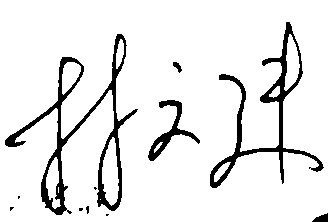
#> input picture test_cleaned_display.png, 328 x 222 px
$ python -i auto_crop.py   (imports and definitions only)
#> lines starting #> are read from the running program, lines starting #| are printed output that depends on the picture; after the words box and inside, x2 and y2 are one past the last pixel; in counts of white or black regions, pixels touching at a corner belong together
"""自动裁剪与标准化预处理

目标: 提高对手工裁剪差异的鲁棒性，尽量对齐签名主笔迹区域，减少空白比例差异带来的嵌入偏移。

核心步骤:
1. 灰度 & 去噪 (可选的轻量模糊)
2. 自适应/OTSU 二值化
3. 形态学处理 (开/闭运算) 连接断裂、移除椒盐噪点
4. 寻找笔迹前景连通域，按面积过滤，合并有效区域外接矩形
5. 对裁剪结果按长边缩放到 target_long_side，并在固定画布(canvas_size)上做“等比例 + 居中 + 留边”放置
6. 输出与原 normalize + crop + resize 流程尺寸一致的 (150,220) 输入大小

设计原则:
- 不改变最终网络输入尺寸
- 失败时回退原始图像，让上层逻辑可继续
- 保持纯 numpy / cv2，避免引入重库
"""
from __future__ import annotations
import cv2
import numpy as np
from typing import Tuple, Optional

# 最终网络输入尺寸 (H,W)
FINAL_SIZE = (150, 220)
CANVAS_SIZE = (952, 1360)  # 与原 normalize 一致 (H,W)

def _foreground_mask(img: np.ndarray) -> np.ndarray:
    """生成签名前景掩膜 (前景=255, 背景=0)。
    使用 OTSU + 自适应阈值兜底，并叠加形态学操作增强笔画连贯性。
    """
    if img.dtype != np.uint8:
        img = img.astype(np.uint8)

    blurred = cv2.GaussianBlur(img, (5, 5), 0)
    try:
        _, mask = cv2.threshold(blurred, 0, 255, cv2.THRESH_BINARY_INV + cv2.THRESH_OTSU)
    except Exception:
        mask = None
    if mask is None or mask.mean() in (0, 255):
        mask = cv2.adaptiveThreshold(
            blurred, 255,
            cv2.ADAPTIVE_THRESH_GAUSSIAN_C,
            cv2.THRESH_BINARY_INV,
            25, 5
        )

    kernel_close = cv2.getStructuringElement(cv2.MORPH_ELLIPSE, (5, 5))
    mask = cv2.morphologyEx(mask, cv2.MORPH_CLOSE, kernel_close, iterations=2)
    kernel_dilate = cv2.getStructuringElement(cv2.MORPH_ELLIPSE, (3, 3))
    mask = cv2.dilate(mask, kernel_dilate, iterations=1)
    return mask

def clean_signature_conservative(binary: np.ndarray) -> np.ndarray:
    """保守清洁模式 - 适合中文签名

    只删除明显的杂质，保护所有可能是签名笔画的部分。

    策略：
    1. 只删除极小噪点 (< 5像素)
    2. 保护中心区域的所有笔画
    3. 允许大长宽比 (长横、长竖)
    4. 基于密度过滤孤立杂质

    Args:
        binary: 二值图像，前景=255，背景=0

    Returns:
        清洁后的二值图像
    """
    if binary.size == 0:
        return binary

    # 连通域分析
    num_labels, labels, stats, centroids = cv2.connectedComponentsWithStats(binary, connectivity=8)

    if num_labels <= 1:  # 只有背景
        return binary

    h, w = binary.shape

    # 第1步：计算签名主体中心（用于密度过滤）
    valid_centers = []
    valid_areas = []
    for i in range(1, num_labels):
        area = stats[i, cv2.CC_STAT_AREA]
        if area >= 5:  # 只考虑非极小噪点
            valid_centers.append(centroids[i])
            valid_areas.append(area)

    if not valid_centers:
        return binary

    # 加权质心（大笔画权重更高）
    valid_centers = np.array(valid_centers)
    valid_areas = np.array(valid_areas)
    weights = valid_areas / valid_areas.sum()
    main_center = np.average(valid_centers, axis=0, weights=weights)

    # 计算密集区域半径（包含85%的笔画）
    distances = np.linalg.norm(valid_centers - main_center, axis=1)
    if len(distances) > 0:
        radius = np.percentile(distances, 85)
    else:
        radius = max(h, w)

    # 第2步：智能过滤
    mask = np.zeros_like(binary)

    for i in range(1, num_labels):
        area = stats[i, cv2.CC_STAT_AREA]
        width = stats[i, cv2.CC_STAT_WIDTH]
        height = stats[i, cv2.CC_STAT_HEIGHT]
        x = stats[i, cv2.CC_STAT_LEFT]
        y = stats[i, cv2.CC_STAT_TOP]

        # 距离主体中心的距离
        distance_to_center = np.linalg.norm(centroids[i] - main_center)

        # 过滤规则（保守策略）

        # a) 删除极小噪点
        if area < 5:
            continue

        # b) 删除极大背景块
        if area > h * w * 0.7:
            continue

        # c) 长宽比过滤（允许到30，保护长横竖）
        aspect_ratio = max(width, height) / (min(width, height) + 1e-5)
        if aspect_ratio > 30:
            # 但如果在中心区域，可能是签名的一部分
            center_x = x + width / 2
            center_y = y + height / 2
            if not (0.2 * w < center_x < 0.8 * w and 0.2 * h < center_y < 0.8 * h):
                continue

        # d) 密度过滤：远离主体且很小的是杂质
        if distance_to_center > radius * 1.8 and area < 30:
            continue

        # e) 边缘小块过滤
        margin = 3
        at_edge = (x < margin or y < margin or
                   x + width > w - margin or y + height > h - margin)
        if at_edge and area < 30:
            continue

        # 保留这个连通域
        mask[labels == i] = 255

    return mask

def clean_signature_with_morph(gray: np.ndarray, mode='conservative') -> np.ndarray:
    """完整的签名清洁流程

    Args:
        gray: 灰度图像（背景亮，签名暗）
        mode: 'conservative' (中文) 或 'aggressive' (英文)

    Returns:
        清洁后的二值图像（前景255，背景0）
    """
    if gray.dtype != np.uint8:
        gray = gray.astype(np.uint8)

    # 策略：使用保守的固定阈值，只保留明显的签名笔画
    # 设置阈值为120，只保留较暗的部分（真正的笔画）
    # 这样可以避免把灰色过渡区也当作前景
    threshold = 120

    # 简单阈值二值化
    _, binary = cv2.threshold(gray, threshold, 255, cv2.THRESH_BINARY_INV)

    if mode == 'conservative':
        # 温和去噪（去除小噪点）
        kernel_tiny = cv2.getStructuringElement(cv2.MORPH_ELLIPSE, (2, 2))
        binary = cv2.morphologyEx(binary, cv2.MORPH_OPEN, kernel_tiny, iterations=1)

        # 保守清洁（去除离散杂质）
        cleaned = clean_signature_conservative(binary)

    else:  # aggressive
        # 更强的形态学处理
        kernel_small = cv2.getStructuringElement(cv2.MORPH_ELLIPSE, (3, 3))
        binary = cv2.morphologyEx(binary, cv2.MORPH_OPEN, kernel_small, iterations=1)

        # 清洁
        cleaned = clean_signature_conservative(binary)

    return cleaned

def _largest_foreground_bbox(mask: np.ndarray, min_area_ratio: float = 0.0002) -> Optional[Tuple[int,int,int,int]]:
    """寻找前景连通域外接矩形 (合并所有满足面积要求的区域).
    返回 (y_min, y_max, x_min, x_max) 或 None
    """
    # 掩膜本身前景为白色(255)
    contours, _ = cv2.findContours(mask, cv2.RETR_EXTERNAL, cv2.CHAIN_APPROX_SIMPLE)
    if not contours:
        return None
    h, w = mask.shape
    min_area = h * w * min_area_ratio
    ys = []
    xs = []
    for cnt in contours:
        x, y, cw, ch = cv2.boundingRect(cnt)
        area = cw * ch
        if area < min_area:
            continue
        ys.extend([y, y+ch])
        xs.extend([x, x+cw])
    if not ys or not xs:
        return None
    y_min, y_max = min(ys), max(ys)
    x_min, x_max = min(xs), max(xs)
    return (y_min, y_max, x_min, x_max)

def auto_align_signature(gray: np.ndarray, target_canvas=CANVAS_SIZE, final_size=FINAL_SIZE,
                         margin_ratio: float = 0.15, max_scale: float = 8.0) -> Optional[np.ndarray]:
    """自动裁剪 + 居中标准化.

    margin_ratio: 额外留白边界比例，减少裁剪过紧导致的笔迹差异放大。
    返回 final_size 尺寸 (H,W) 的 uint8 图像，失败返回 None。
    """
    try:
        if gray.ndim == 3:
            gray = cv2.cvtColor(gray, cv2.COLOR_BGR2GRAY)
        mask = _foreground_mask(gray)
        bbox = _largest_foreground_bbox(mask)
        if bbox is None:
            return None
        y0,y1,x0,x1 = bbox
        # 加 margin
        h, w = gray.shape
        margin_y = int((y1 - y0) * margin_ratio)
        margin_x = int((x1 - x0) * margin_ratio)
        y0 = max(0, y0 - margin_y)
        y1 = min(h, y1 + margin_y)
        x0 = max(0, x0 - margin_x)
        x1 = min(w, x1 + margin_x)
        cropped = gray[y0:y1, x0:x1]
        if cropped.size == 0:
            return None
        # 等比例缩放放入 target_canvas
        canvas_h, canvas_w = target_canvas
        ch, cw = cropped.shape
        scale = min(canvas_h / ch, canvas_w / cw)
        if scale > max_scale:
            scale = max_scale
        new_h = max(1, int(ch * scale))
        new_w = max(1, int(cw * scale))
        resized = cv2.resize(cropped, (new_w, new_h), interpolation=cv2.INTER_AREA if scale < 1 else cv2.INTER_CUBIC)
        canvas = np.ones((canvas_h, canvas_w), dtype=np.uint8) * 255
        off_y = (canvas_h - new_h) // 2
        off_x = (canvas_w - new_w) // 2
        canvas[off_y:off_y+new_h, off_x:off_x+new_w] = resized
        # 最终缩放到 final_size
        final = cv2.resize(canvas, (final_size[1], final_size[0]), interpolation=cv2.INTER_AREA)
        return final
    except Exception:
        return None

def robust_preprocess(gray: np.ndarray) -> np.ndarray:
    """高鲁棒性预处理入口.
    1. 自动对齐(成功) -> 输出
    2. 失败 -> 原样等比例放入画布再缩放
    """
    out = auto_align_signature(gray)
    if out is not None:
        return out
    # 简单回退: 放入白画布
    h,w = gray.shape
    canvas = np.ones(CANVAS_SIZE, dtype=np.uint8)*255
    scale = min(CANVAS_SIZE[0]/h, CANVAS_SIZE[1]/w)
    new_h = max(1, int(h*scale))
    new_w = max(1, int(w*scale))
    resized = cv2.resize(gray, (new_w, new_h), interpolation=cv2.INTER_AREA if scale<1 else cv2.INTER_CUBIC)
    oy = (CANVAS_SIZE[0]-new_h)//2
    ox = (CANVAS_SIZE[1]-new_w)//2
    canvas[oy:oy+new_h, ox:ox+new_w] = resized
    final = cv2.resize(canvas, (FINAL_SIZE[1], FINAL_SIZE[0]), interpolation=cv2.INTER_AREA)
    return final

def robust_preprocess_with_clean(gray: np.ndarray, clean_mode='conservative') -> np.ndarray:
    """高鲁棒性预处理 + 签名清洁

    流程：
    1. 清洁签名（去除杂质）
    2. 自动裁剪对齐
    3. 标准化到目标尺寸

    Args:
        gray: 输入灰度图
        clean_mode: 'conservative'(中文) 或 'aggressive'(英文)

    Returns:
        处理后的标准化图像
    """
    try:
        if gray.ndim == 3:
            gray = cv2.cvtColor(gray, cv2.COLOR_BGR2GRAY)

        # 1. 清洁签名
        cleaned_binary = clean_signature_with_morph(gray, mode=clean_mode)

        # 2. 转回灰度（反转，让签名是黑色）
        cleaned_gray = cv2.bitwise_not(cleaned_binary)

        # 3. 自动对齐
        out = auto_align_signature(cleaned_gray)
        if out is not None:
            return out

        # 4. 失败回退
        h, w = cleaned_gray.shape
        canvas = np.ones(CANVAS_SIZE, dtype=np.uint8) * 255
        scale = min(CANVAS_SIZE[0]/h, CANVAS_SIZE[1]/w)
        new_h = max(1, int(h*scale))
        new_w = max(1, int(w*scale))
        resized = cv2.resize(cleaned_gray, (new_w, new_h),
                            interpolation=cv2.INTER_AREA if scale<1 else cv2.INTER_CUBIC)
        oy = (CANVAS_SIZE[0]-new_h)//2
        ox = (CANVAS_SIZE[1]-new_w)//2
        canvas[oy:oy+new_h, ox:ox+new_w] = resized
        final = cv2.resize(canvas, (FINAL_SIZE[1], FINAL_SIZE[0]), interpolation=cv2.INTER_AREA)
        return final

    except Exception:
        # 完全失败，回退到无清洁版本
        return robust_preprocess(gray)

__all__ = [
    'robust_preprocess',
    'robust_preprocess_with_clean',
    'auto_align_signature',
    'clean_signature_with_morph',
    'clean_signature_conservative'
]

>>> import cv2
>>> picture = cv2.imread('../../test_cleaned_display.png', cv2.IMREAD_GRAYSCALE)
#> picture: shape (222, 328); 91.2% white; 11 black regions (6 under 20 px), largest, box (x1, y1, x2, y2) and area: (5, 34, 138, 215) 3168, (210, 22, 324, 188) 2357, (148, 100, 200, 161) 692, (312, 213, 328, 222) 91, (173, 62, 182, 73) 51
>>> result = robust_preprocess_with_clean(picture)
#> in clean_signature_with_morph, `binary = cv2.morphologyEx(binary, cv2.MORPH_OPEN, kernel_tiny, iterati..`:
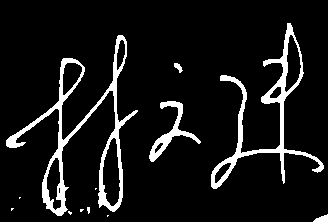
#> binary: shape (222, 328); 8.8% white; 12 white regions (7 under 20 px), largest, box (x1, y1, x2, y2) and area: (6, 35, 138, 216) 3166, (211, 23, 324, 189) 2366, (149, 101, 201, 162) 690, (313, 214, 328, 222) 75, (174, 63, 183, 73) 48
#> in clean_signature_conservative, `num_labels, labels, stats, centroids = cv2.connectedComponentsWithStat..`:
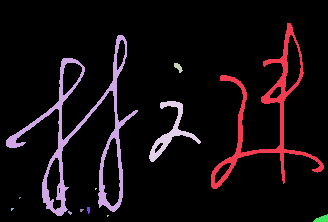
#> labels: shape (222, 328) int32; 13 distinct labels, from 0 to 12; one colour per label, 0 black
#> in clean_signature_conservative, `num_labels, labels, stats, centroids = cv2.connectedComponentsWithStat..`: num_labels = 13; stats = 13 rows, first 6: [0, 0, 328, 222, 66420], [211, 23, 113, 166, 2366], [6, 35, 132, 181, 3166], [174, 63, 9, 10, 48], [149, 101, 52, 61, 690], [95, 188, 2, 2, 3]; centroids = 13 rows, first 8: [163.6, 108.7], [265.9, 115.2], [79.98, 136.4], [177.9, 66.88], [170.1, 131.5], [95.33, 188.3], [19.33, 197.3], [88.12, 209.5]
#> the loop in clean_signature_conservative, `for i in range(1, num_labels):` made 12 passes
#> area on passes 1, 2, 3, 4, 12: 2366, 3166, 48, 690, 75
#> after the loop in clean_signature_conservative, `for i in range(1, num_labels):`: valid_areas = [2366, 3166, 48, 690, 17, 6, 9, 10, 75]; valid_centers = [[265.9, 115.2], [79.98, 136.4], [177.9, 66.88], [170.1, 131.5], [88.12, 209.5], [11.67, 208.7], [81.11, 209.8], [69.5, 212.3], [321.6, 218.6]]
#> in clean_signature_conservative, `weights = valid_areas / valid_areas.sum()`: weights = [0.37, 0.496, 0.00752, 0.108, 0.00266, 0.000939, 0.00141, 0.00157, 0.0117]
#> in clean_signature_conservative, `main_center = np.average(valid_centers, axis=0, weights=weights)`: main_center = [162.1, 128.9]
#> in clean_signature_conservative, `distances = np.linalg.norm(valid_centers - main_center, axis=1)`: distances = [104.7, 82.47, 64.03, 8.37, 109.4, 170.3, 114.4, 124.6, 183]
#> in clean_signature_conservative, `radius = np.percentile(distances, 85)`: radius = 161.1
#> the loop in clean_signature_conservative, `for i in range(1, num_labels):` made 12 passes
#> (area, width, height, x, y, distance_to_center, aspect_ratio, at_edge) on passes 1, 2, 3, 4, 12: (2366, 113, 166, 211, 23, 104.7, 1.47, False), (3166, 132, 181, 6, 35, 82.47, 1.37, False), (48, 9, 10, 174, 63, 64.03, 1.11, False), (690, 52, 61, 149, 101, 8.37, 1.17, False), (75, 15, 8, 313, 214, 183, 1.87, True)
#> in _foreground_mask, `blurred = cv2.GaussianBlur(img, (5, 5), 0)`:
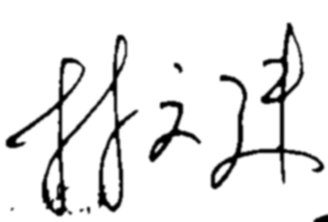
#> blurred: shape (222, 328); min 0, max 255, mean 232.6
#> in _foreground_mask, `_, mask = cv2.threshold(blurred, 0, 255, cv2.THRESH_BINARY_INV + cv2.T..`: mask: shape (222, 328); 9.4% white; 8 white regions (3 under 20 px), largest, box (x1, y1, x2, y2) and area: (6, 35, 138, 216) 3427, (211, 23, 324, 189) 2546, (149, 101, 201, 162) 746, (313, 214, 328, 222) 79, (174, 63, 183, 73) 53
#> in _foreground_mask, `mask = cv2.morphologyEx(mask, cv2.MORPH_CLOSE, kernel_close, iteration..`: mask: shape (222, 328); 10.8% white; 7 white regions (1 under 20 px), largest, box (x1, y1, x2, y2) and area: (6, 35, 138, 216) 3986, (211, 23, 328, 189) 2892, (149, 101, 201, 162) 778, (313, 214, 328, 222) 79, (174, 63, 183, 73) 53, (80, 207, 90, 213) 36
#> in _foreground_mask, `mask = cv2.dilate(mask, kernel_dilate, iterations=1)`:
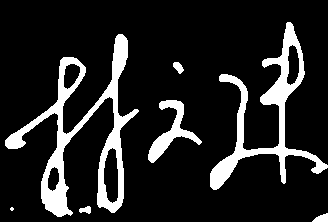
#> mask: shape (222, 328); 14% white; 7 white regions (1 under 20 px)
#> in _largest_foreground_bbox, `contours, _ = cv2.findContours(mask, cv2.RETR_EXTERNAL, cv2.CHAIN_APPR..`: contours = 7 contours, 1 with area under 20; largest, box (x1, y1, x2, y2) and area: (5, 34, 139, 217) 5788, (210, 22, 328, 190) 3730, (148, 100, 202, 163) 882, (312, 213, 328, 222) 75, (173, 62, 184, 74) 66, (79, 206, 91, 214) 50
#> the loop in _largest_foreground_bbox, `for cnt in contours:` made 7 passes
#> (x, y, cw, ch, area) on passes 1, 3, 4, 5, 6, 7: (312, 213, 16, 9, 144), (79, 206, 12, 8, 96), (148, 100, 54, 63, 3402), (173, 62, 11, 12, 132), (5, 34, 134, 183, 24522), (210, 22, 118, 168, 19824)
#> after the loop in _largest_foreground_bbox, `for cnt in contours:`: xs = [312, 328, 10, 14, 79, 91, 148, 202, 173, 184, 5, 139, 210, 328]; ys = [213, 222, 207, 211, 206, 214, 100, 163, 62, 74, 34, 217, 22, 190]
#> in _largest_foreground_bbox, `y_min, y_max = min(ys), max(ys)`: y_min = 22; y_max = 222
#> in _largest_foreground_bbox, `x_min, x_max = min(xs), max(xs)`: x_min = 5; x_max = 328
#> in auto_align_signature, `bbox = _largest_foreground_bbox(mask)`: bbox = (22, 222, 5, 328)
#> in auto_align_signature, `y0,y1,x0,x1 = bbox`: y0 = 22; y1 = 222; x0 = 5; x1 = 328
#> in auto_align_signature, `margin_y = int((y1 - y0) * margin_ratio)`: margin_y = 30
#> in auto_align_signature, `margin_x = int((x1 - x0) * margin_ratio)`: margin_x = 48
#> in auto_align_signature, `y0 = max(0, y0 - margin_y)`: y0 = 0
#> in auto_align_signature, `resized = cv2.resize(cropped, (new_w, new_h), interpolation=cv2.INTER_..`:
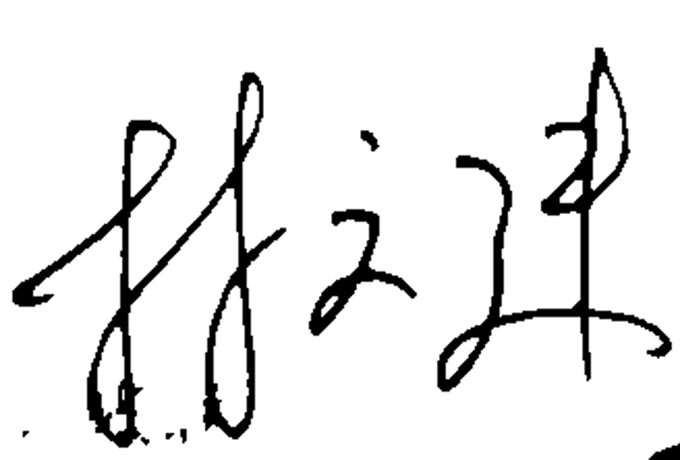
#> resized: shape (920, 1360) (shown at 1/2 size); min 0, max 255, mean 232.6
#> in auto_align_signature, `canvas[off_y:off_y+new_h, off_x:off_x+new_w] = resized`:
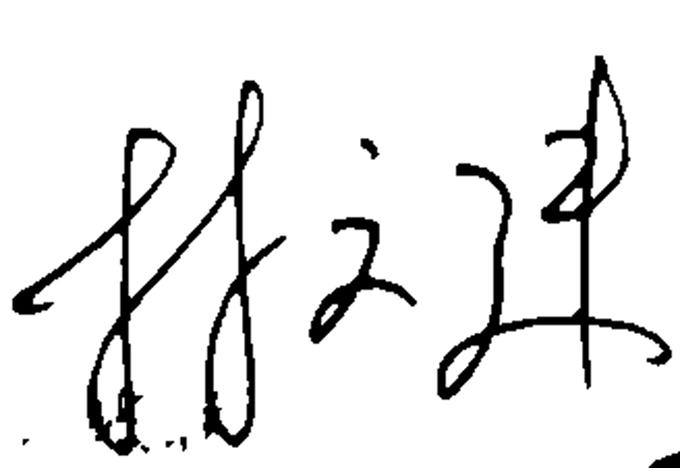
#> canvas: shape (952, 1360) (shown at 1/2 size); min 0, max 255, mean 233.4
#> in auto_align_signature, `final = cv2.resize(canvas, (final_size[1], final_size[0]), interpolati..`:
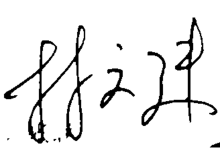
#> final: shape (150, 220); min 0, max 255, mean 233.4

$ run again, on test_keypoints_auto.png
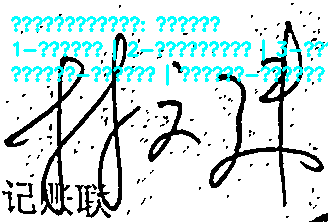
#> input picture test_keypoints_auto.png, 328 x 222 px
#> in clean_signature_conservative, `num_labels, labels, stats, centroids = cv2.connectedComponentsWithStat..`:
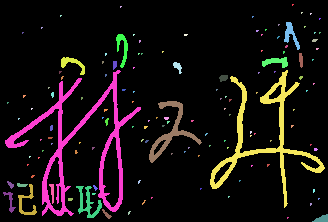
#> labels: shape (222, 328) int32; 134 distinct labels, from 0 to 133; one colour per label, 0 black
#> num_labels = 134; stats = 134 rows, first 6: [0, 0, 328, 222, 64861], [292, 4, 2, 2, 3], [120, 6, 2, 2, 3], [301, 12, 2, 2, 3], [310, 13, 2, 2, 3], [60, 15, 2, 2, 3]; centroids = 134 pairs, first value 7.33 to 321.6, second value 4.33 to 218.5
#> the loop in clean_signature_conservative, `for i in range(1, num_labels):` made 133 passes
#> area on passes 8, 17, 32, 33, 34, 37, 38, 41: 174, 180, 49, 159, 158, 30, 57, 2960
#> after the loop in clean_signature_conservative, `for i in range(1, num_labels):`: valid_areas = 65 values, max 2960 at index 18, min 5 at index 1, mean 119.2; valid_centers = 65 pairs, first value 9.75 to 321.6, second value 30.4 to 218.5
#> weights = 65 values, max 0.382 at index 18, min 0.000645 at index 1, mean 0.0154
#> main_center = [153.1, 136.7]
#> distances = 65 values, max 187.9 at index 5, min 8.05 at index 43, mean 101.6
#> radius = 159.2
#> the loop in clean_signature_conservative, `for i in range(1, num_labels):` made 133 passes
#> (area, width, height, x, y, distance_to_center, aspect_ratio) on passes 8, 17, 32, 33, 34, 37, 38, 41: (174, 16, 28, 284, 22, 171.3, 1.75), (180, 12, 34, 116, 34, 94.51, 2.83), (49, 4, 15, 299, 53, 166.4, 3.75), (159, 24, 18, 61, 57, 109.2, 1.33), (158, 26, 11, 262, 57, 143.8, 2.36), (30, 4, 9, 113, 61, 82.06, 2.25), (57, 9, 12, 173, 62, 74.34, 1.33), (2960, 136, 146, 5, 70, 76.07, 1.07)
#> cleaned_gray: shape (222, 328); 89.4% white; 65 black regions (46 under 20 px), largest, box (x1, y1, x2, y2) and area: (5, 70, 141, 216) 2960, (210, 70, 325, 208) 2099, (149, 101, 202, 163) 677
#> contours = 28 contours, 22 with area under 20; largest, box (x1, y1, x2, y2) and area: (1, 33, 142, 220) 10392, (209, 50, 328, 208) 3427, (140, 100, 203, 164) 1082, (276, 21, 304, 69) 398, (172, 61, 183, 75) 82, (312, 213, 328, 222) 77
#> the loop in _largest_foreground_bbox, `for cnt in contours:` made 28 passes
#> (x, y, cw, ch, area) on passes 1, 2, 4, 5, 6, 7, 11, 14: (312, 213, 16, 9, 144), (127, 210, 4, 5, 20), (141, 200, 5, 5, 25), (312, 188, 4, 5, 20), (137, 179, 4, 5, 20), (30, 174, 5, 5, 25), (143, 125, 5, 5, 25), (140, 100, 63, 64, 4032)
#> after the loop in _largest_foreground_bbox, `for cnt in contours:`: xs = 56 values, max 328 at index 1, min 1 at index 50, mean 195.8; ys = 56 values, max 222 at index 1, min 21 at index 54, mean 117.8
#> y_min = 21; y_max = 222
#> x_min = 1; x_max = 328
#> in auto_align_signature, `final = cv2.resize(canvas, (final_size[1], final_size[0]), interpolati..`:
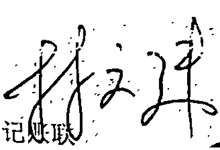
#> final: shape (150, 220); min 0, max 255, mean 228.7
